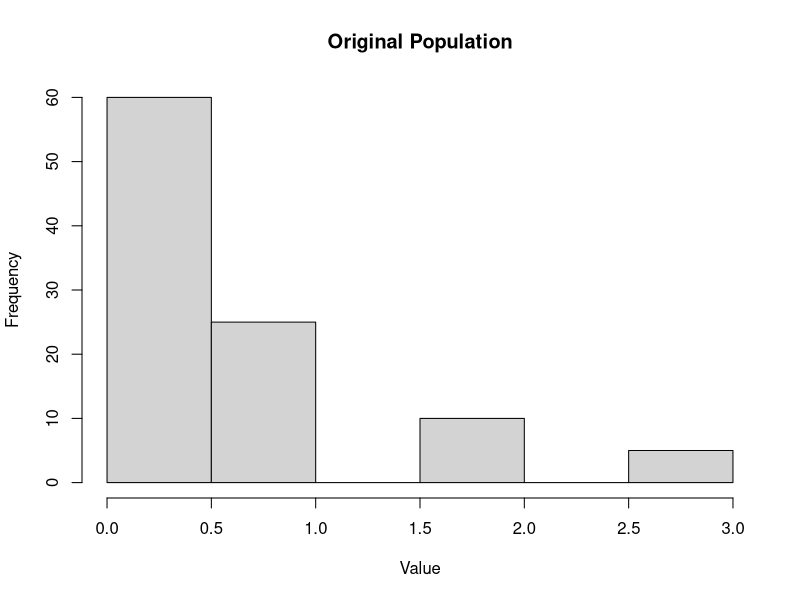
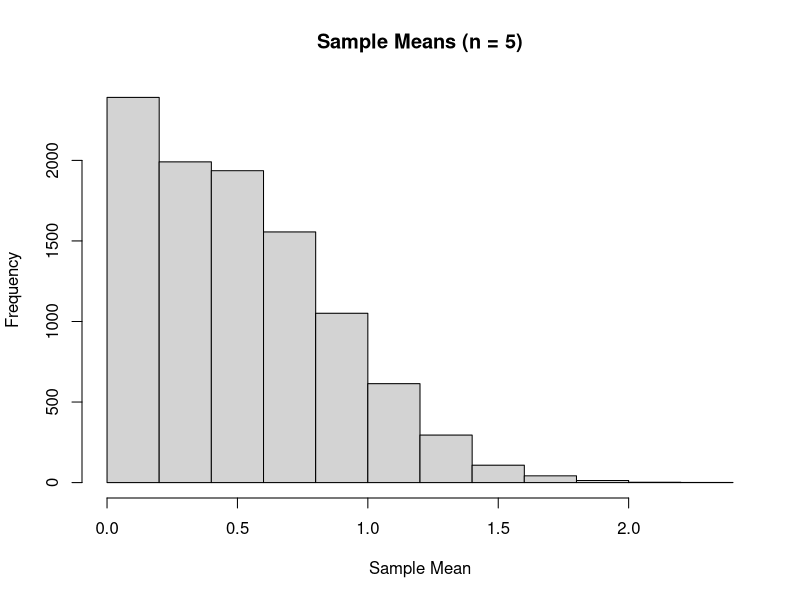
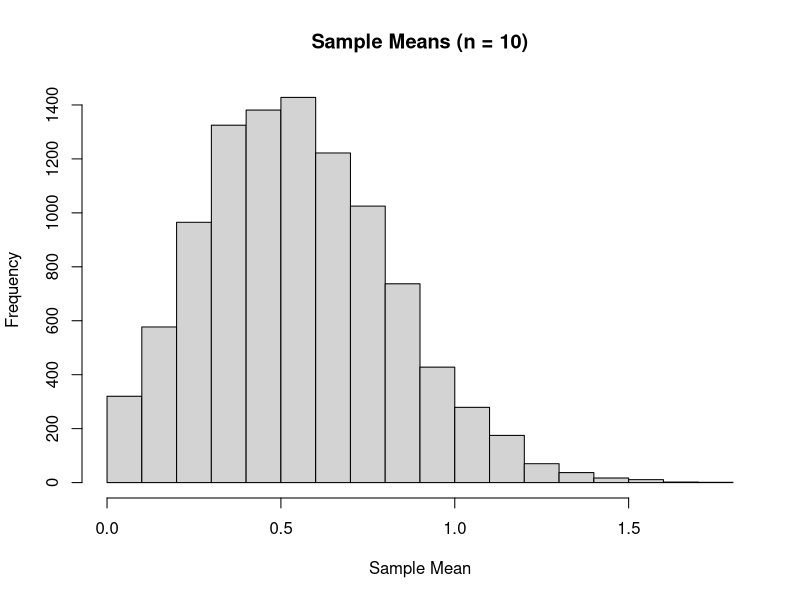
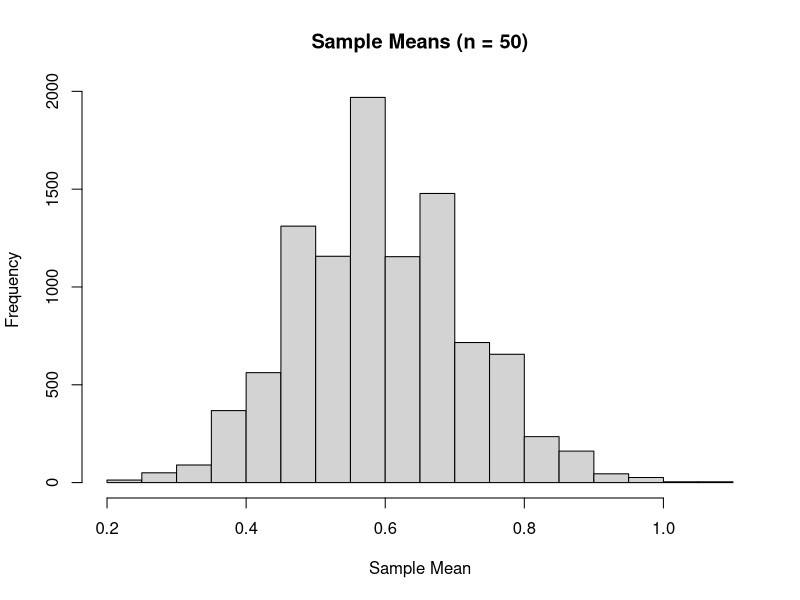

Generate these figures, in order, with R:
## ---- chunk 1
knitr::opts_chunk$set(echo = TRUE, message = FALSE,
                      warning = FALSE, error = TRUE,
                      fig.height = 3)
library(tidyverse)
## ---- chunk 2
input <- pnorm(441, 510, 45)

approx_weight <- qnorm(input, 315, 37)

approx_weight
## ---- chunk 3
pnorm(40, 39, 2.5, lower.tail = F)
## ---- chunk 4
qnorm(0.95, 39, 2.5)
## ---- chunk 5
pnorm(40, 39, 2.5 / sqrt(4), lower.tail = F)
## ---- chunk 6
qnorm(0.95, 39, 2.5 / sqrt(4))
## ---- chunk 7
pbinom(30, 100, 0.5)
## ---- chunk 8
mu <- 100 * 0.5
sd <- sqrt(mu*(1-0.5))

pnorm(30.5, mu, sd)
## ---- chunk 9

tibble(p = seq(0.01, 0.50, by = 0.01)) %>%
  mutate(prob = pbinom(30, 100, p)) %>%
  filter(prob > 0.05)
## ---- chunk 10
right_skewed <- c(rep(0, 60), rep(1, 25), rep(2, 10), rep(3, 5))

means_5 <- replicate(10000, mean(sample(right_skewed, 5, replace = T)))
means_10 <- replicate(10000, mean(sample(right_skewed, 10, replace = T)))
means_50 <- replicate(10000, mean(sample(right_skewed, 50, replace = T)))

hist(right_skewed, main = "Original Population", xlab = "Value")
hist(means_5, main = "Sample Means (n = 5)", xlab = "Sample Mean")
hist(means_10, main = "Sample Means (n = 10)", xlab = "Sample Mean")
hist(means_50, main = "Sample Means (n = 50)", xlab = "Sample Mean")
## ---- chunk 11
qnorm(0.975)
## ---- chunk 12
qnorm(0.99)
## ---- chunk 13
# For example, a 90% CI
alpha <- 0.1

qnorm(0.95)
## ---- chunk 14
qnorm(0)
